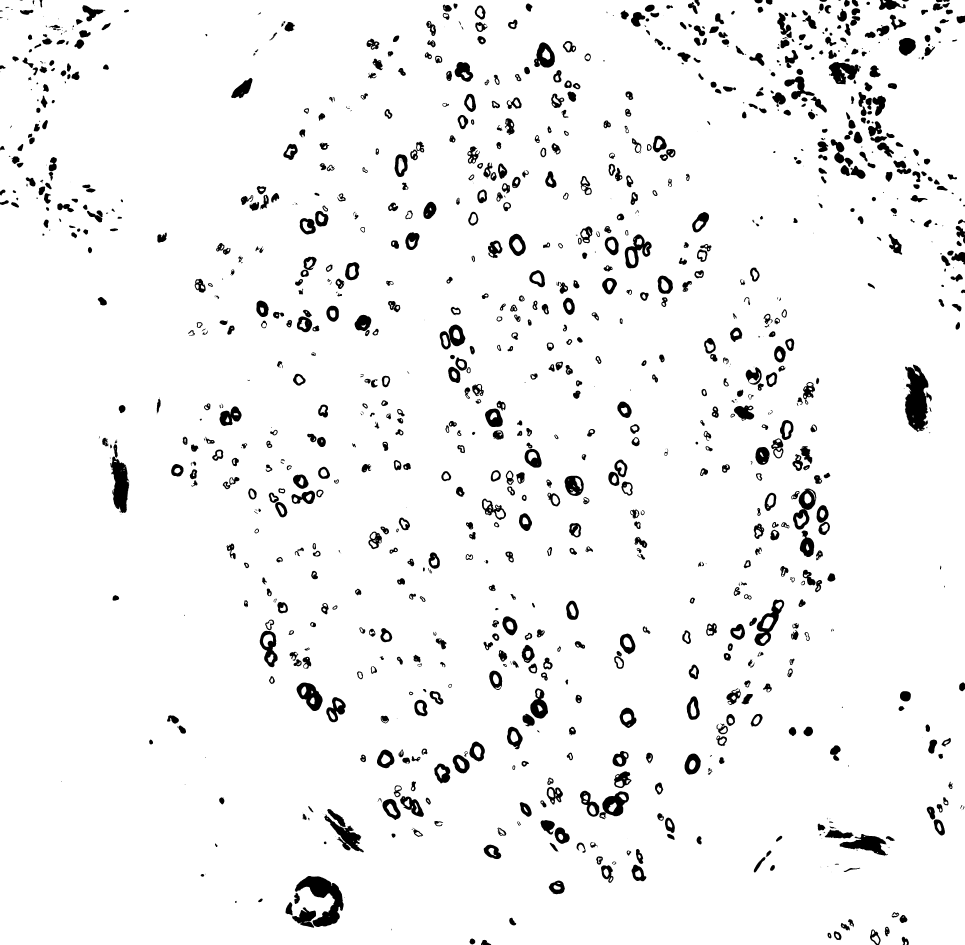
#> input picture data/set1_Image_01_40x_bf_02_fossicle_binary.png, 4822 x 4725 px (shown at 1/5 size)
$ jupyter execute --allow-errors neural_biopsy.ipynb   (shell and % lines are left out)   (older library calls are emulated)
#> lines starting #> are read from the running program, lines starting #| are printed output that depends on the picture; after the words box and inside, x2 and y2 are one past the last pixel; in counts of white or black regions, pixels touching at a corner belong together
[cell 1]
import cv2
import numpy as np
from matplotlib import pyplot as plt
import os

# Load the ima
image = cv2.imread('data/set1_Image_01_40x_bf_02_fossicle_binary.png')
#> image is the input picture: shape (4725, 4822, 3); 94.8% white; 1255 black regions (226 under 20 px), largest, box (x1, y1, x2, y2) and area: (4524, 1823, 4659, 2160) 28351, (1474, 4380, 1718, 4635) 25781, (551, 2283, 647, 2565) 17015

# Convert to grayscale
gray = cv2.cvtColor(image, cv2.COLOR_BGR2GRAY)
img_rgb = cv2.cvtColor(image,cv2.COLOR_BGR2RGB)

[cell 2]
gray.shape
#> Out = (4725, 4822)

[cell 3]
plt.imshow(gray,'gray')

# Systematic Patch Generation

[cell 4]
# [52 lines of commented-out code are left out]

# Patch saving

[cell 5]
# # Optional: Save patches as separate files
# for idx, patch_info in enumerate(patches):
#     patch_image = patch_info["image"]
#     patch_image.save(f"systematic_patch_{idx + 1}_{x_start}_{y_start}.png")

# Manual Patch Generation

[cell 6]
# [18 lines of commented-out code are left out]

[cell 7]
# Import necessary libraries
from PIL import Image
import matplotlib.pyplot as plt
import cv2
import numpy as np

# # Load the image from the notebook
# image_path = "data/set1_Image_01_40x_bf_02_fossicle.png"  # Update this if your image is stored separately

# # Open the image (update the file reading as per your stored image format)
# image = Image.open(image_path)

# # Define the coordinates for cropping
# x_start1, x_end1 = 1450, 1750
# y_start1, y_end1 = 2250, 2600

# Crop the image to the desired patch
# patch1 = image.crop((x_start1, y_start1, x_end1, y_end1))
num = 1
# patch_path =
#> (the rest of this cell did not finish here and is left out)

[cell 8]
# _, thresholded = cv2.threshold(gray, 128, 255, cv2.THRESH_BINARY_INV)

thresh = cv2.adaptiveThreshold(gray,255,cv2.ADAPTIVE_THRESH_GAUSSIAN_C, cv2.THRESH_BINARY_INV,35,6)
#> thresh: shape (4725, 4822); 4.7% white; 1258 white regions (226 under 20 px), largest, box (x1, y1, x2, y2) and area: (1474, 4380, 1718, 4635) 11821, (4524, 1823, 4659, 2160) 11607, (3772, 2998, 3921, 3230) 10136
# distance_transform = cv2.distanceTransform(thresholded, cv2.DIST_L2, 5)

# _,sure_fg = cv2.threshold(distance_transform, 0.05 * distance_transform.max(), 255, 0)
# sure_fg = np.uint8(sure_fg)

plt.imshow(thresh,'gray')

[cell 9]
import cv2
import numpy as np
import matplotlib.pyplot as plt

# Apply morphological closing to fix gaps in the binary image
kernel = np.ones((3,3), np.uint8)  # Adjust kernel size if needed
closed = cv2.morphologyEx(thresh, cv2.MORPH_CLOSE, kernel)
#> closed: shape (4725, 4822); 4.7% white; 1149 white regions (142 under 20 px), largest, box (x1, y1, x2, y2) and area: (4524, 1823, 4659, 2160) 11934, (1474, 4380, 1718, 4635) 11883, (1621, 4045, 1819, 4262) 11073
kernel = np.ones((3, 3), np.uint8)
eroded_image = cv2.erode(closed, kernel, iterations=1)
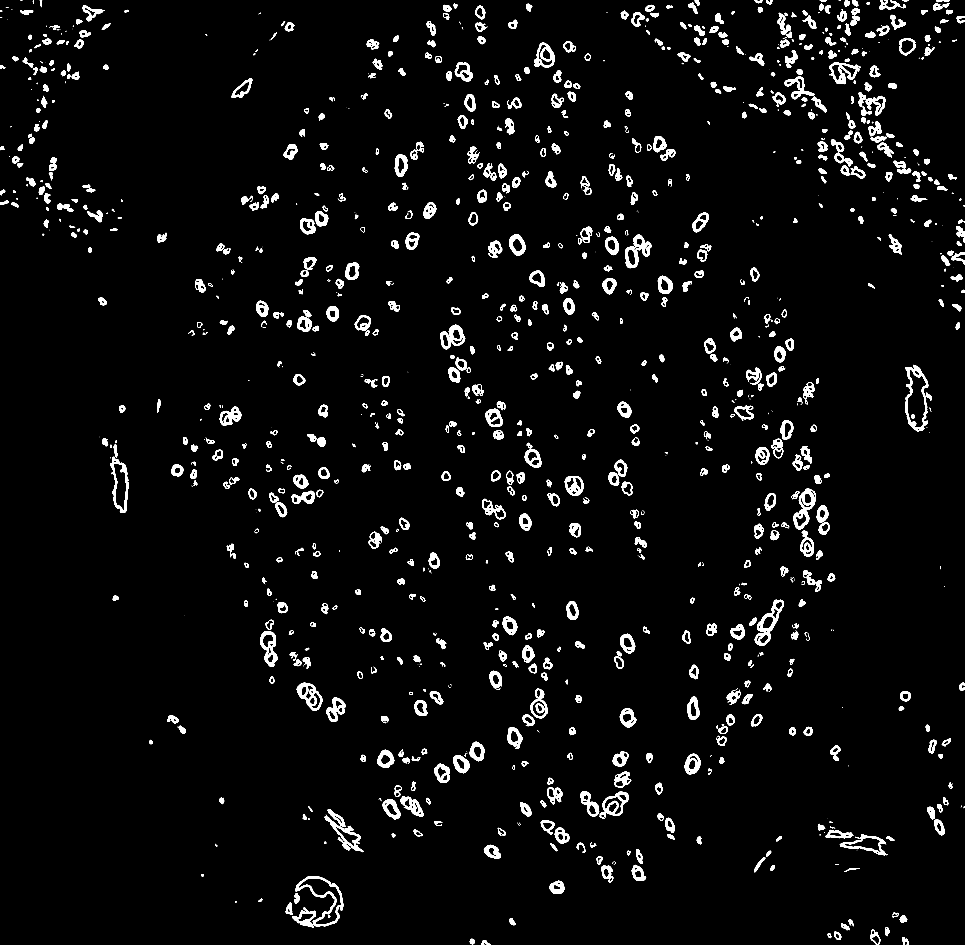
#> eroded_image: shape (4725, 4822) (shown at 1/5 size); 3.7% white; 1210 white regions (259 under 20 px)
blurred = cv2.GaussianBlur(eroded_image, (7, 7), 0)
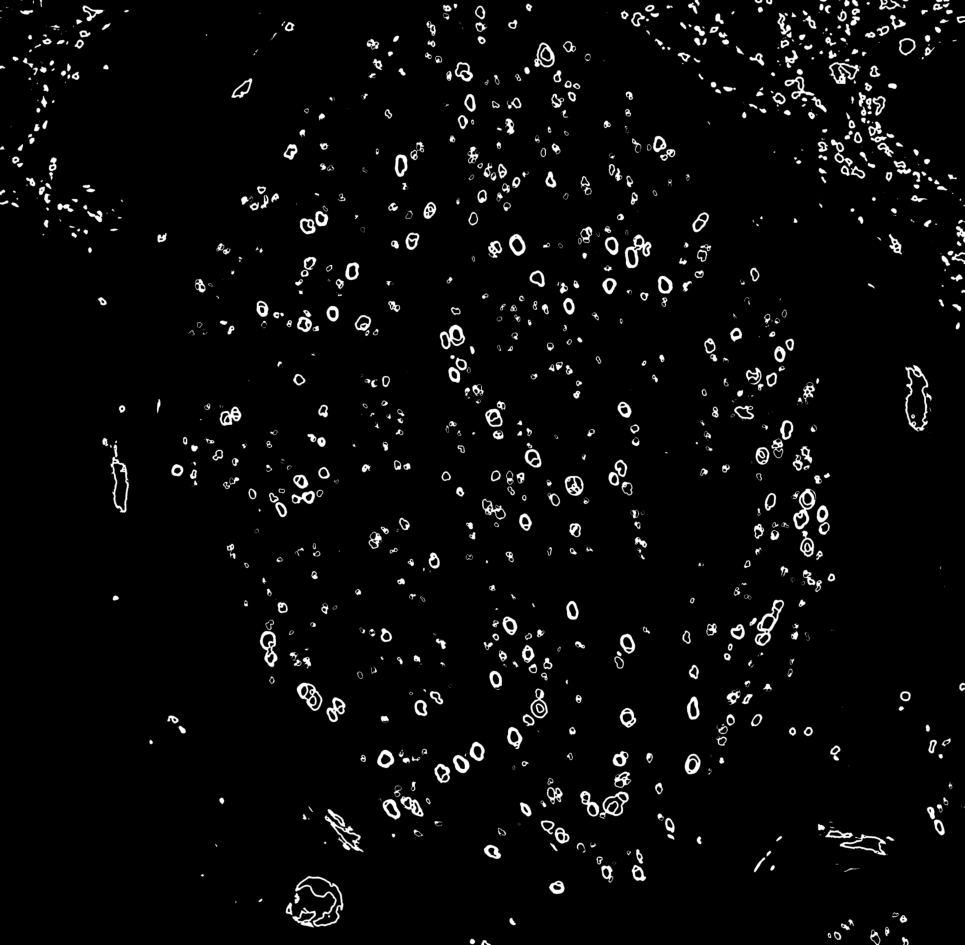
#> blurred: shape (4725, 4822) (shown at 1/5 size); min 0, max 255, mean 9.3

# plt.show()
contours, hierarchy = cv2.findContours(blurred, cv2.RETR_TREE, cv2.CHAIN_APPROX_SIMPLE)
#> contours = 1937 contours, 388 with area under 20; largest, box (x1, y1, x2, y2) and area: (1426, 4378, 1720, 4640) 36830, (4523, 1821, 4661, 2161) 30976, (2898, 3952, 3147, 4098) 20088, (549, 2200, 648, 2567) 19974, (1619, 4043, 1821, 4264) 16678

# print(len(contours))
rbc = 0
# Create a copy of the binary image for visualization
#> (the rest of this cell did not finish here and is left out)

#> (a cell that did not finish here is left out)

# Sobel

[cell 11]
import cv2
import numpy as np
import matplotlib.pyplot as plt

# Apply morphological closing to fix gaps in the binary image
kernel = np.ones((3,3), np.uint8)  # Adjust kernel size if needed
closed = cv2.morphologyEx(thresh, cv2.MORPH_CLOSE, kernel)
kernel = np.ones((3, 3), np.uint8)
eroded_image = cv2.erode(closed, kernel, iterations=1)
blurred = cv2.GaussianBlur(eroded_image, (7, 7), 0)
# _, binary_image = cv2.threshold(eroded_image, 127, 255, cv2.THRESH_BINARY)
# edges = cv2.Canny(binary_image, 127, 255)
sobel_x = cv2.Sobel(blurred, cv2.CV_64F, 1, 0, ksize=5)  # X direction
sobel_y = cv2.Sobel(blurred, cv2.CV_64F, 0, 1, ksize=5)  # Y direction
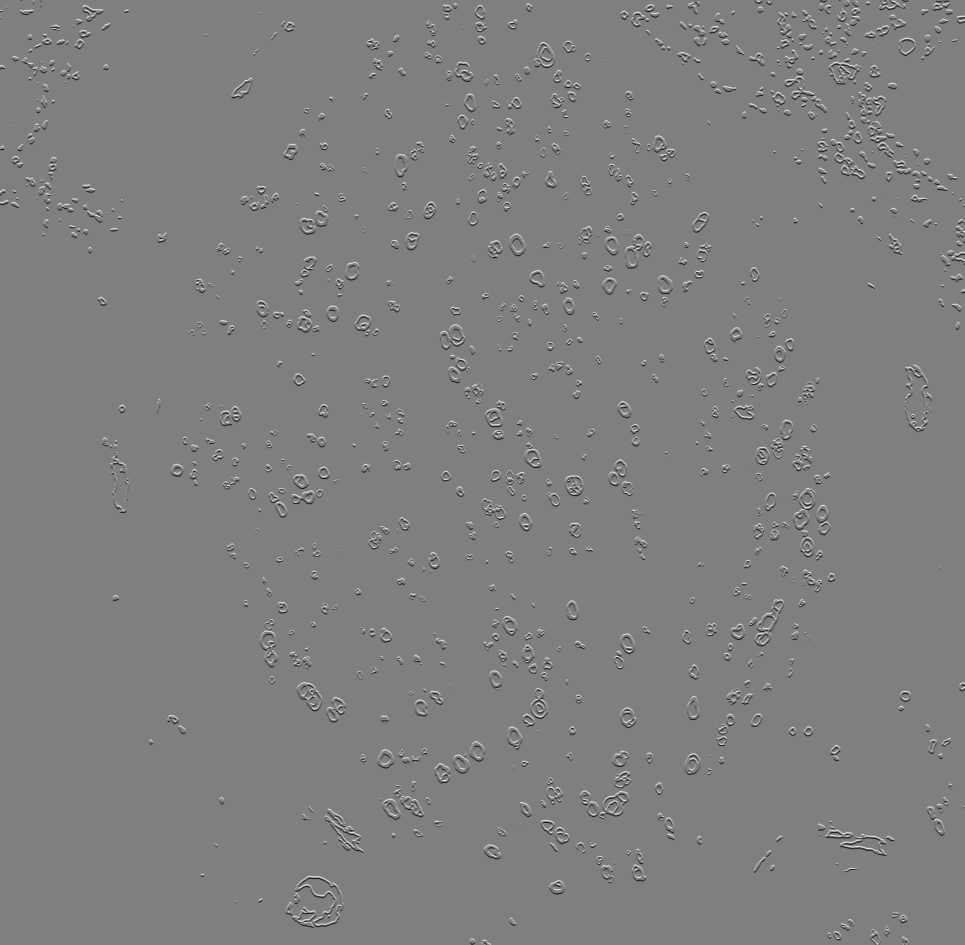
#> sobel_y: shape (4725, 4822) float64 (shown at 1/5 size); min -7460, max 7460, mean -0.3; drawn with min black and max white

# Compute the gradient magnitude
sobel_combined = cv2.magnitude(sobel_x, sobel_y)

# Convert to 8-bit for visualization
sobel_combined = cv2.convertScaleAbs(sobel_combined)
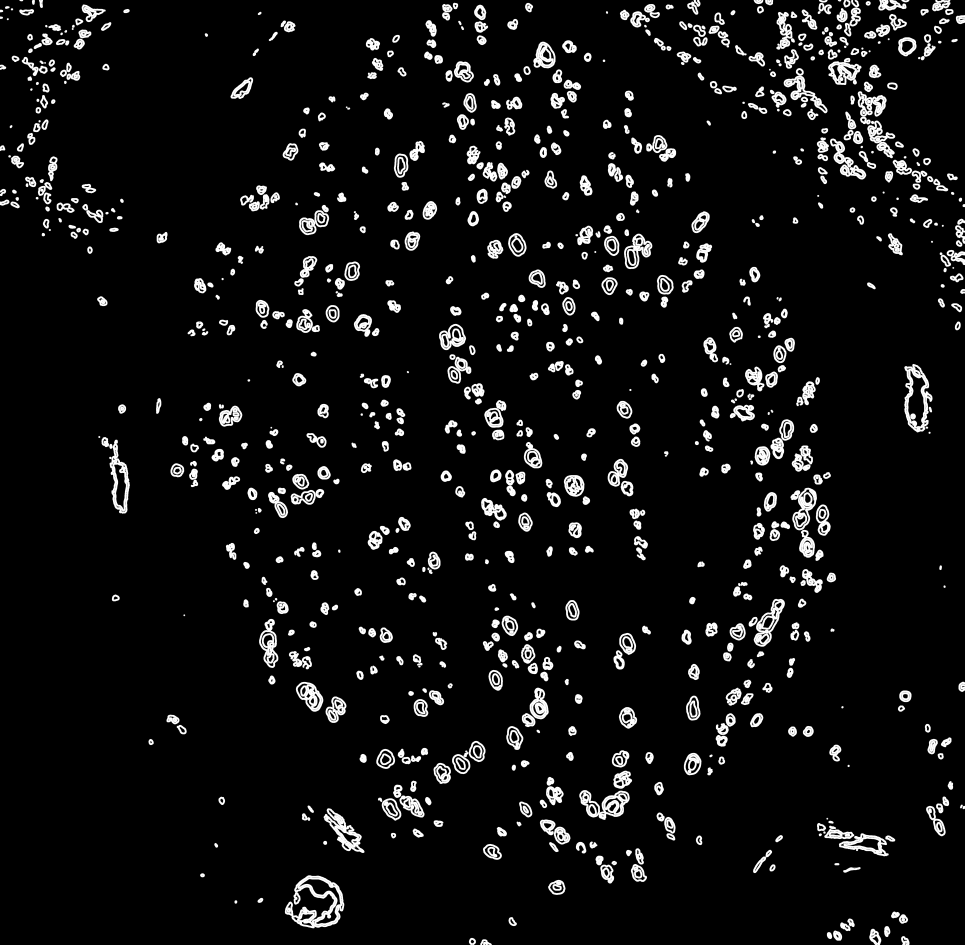
#> sobel_combined: shape (4725, 4822) (shown at 1/5 size); min 0, max 255, mean 17.1

plt.imshow(sobel_combined)
plt.title("Sobel Edge Detection")
plt.axis("off")
plt.show()
contours, hierarchy = cv2.findContours(sobel_combined, cv2.RETR_TREE, cv2.CHAIN_APPROX_SIMPLE)
#> contours = 3608 contours, 1750 with area under 20; largest, box (x1, y1, x2, y2) and area: (1424, 4376, 1722, 4642) 42760, (4521, 1819, 4663, 2163) 33758, (4288, 456, 4477, 792) 26041, (3952, 2438, 4085, 2789) 24820, (507, 2185, 650, 2569) 24206

print(len(contours))
#| 3608
# Create a copy of the binary image for visualization
#> (the rest of this cell did not finish here and is left out)
